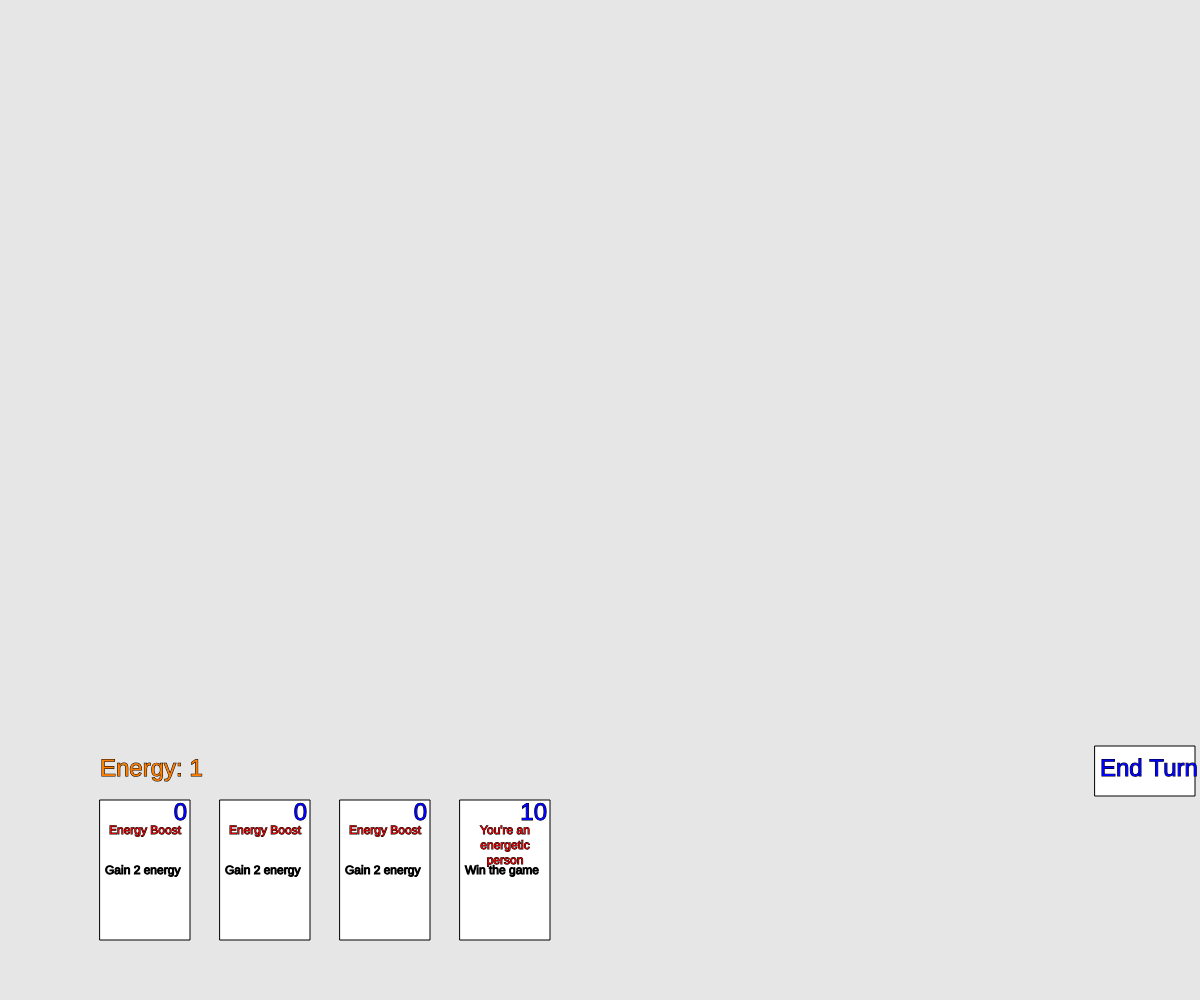
Frame 1 (no input)
Frame 60 (no input): identical to frame 1, image omitted
Frame 120 (the mouse pressed at the canvas centre since frame 60): identical to frame 1, image omitted

The p5.js sketch that drew this single still picture (run headless with seeded random() and noise() and a simulated clock; from frame 60 on, the mouse is pressed at the canvas centre):

// p5.js sketch
// ── sketch.js
let hand;
let drawPile;
let discardPile;
let selectedCard;

let ID_COUNTER = 0;
let CARD_DRAW_NUMBER = 4;
let MAX_HAND_SIZE = 8;
let CARD_WIDTH = 90;
let CARD_HEIGHT = 140;

let GAME_STATE = {
  energy: 1,
  win: false,
};

let NEXT_TURN = {
  extraEnergy: 0,
  extraCardDraw: 0,
};

let EVERY_TURN = {
  extraEnergy: 0,
  extraCardDraw: 0,
  extraMaxHandSize: 0,
};

function setup() {
  createCanvas(windowWidth, windowHeight);
  background(0);
  hand = new Hand();
  drawPile = new DrawPile();
  discardPile = new DiscardPile();
  drawPile.addCard(new Card(CARD_DATA[1]));
  drawPile.addCard(new Card(CARD_DATA[1]));
  drawPile.addCard(new Card(CARD_DATA[1]));
  drawPile.addCard(new Card(CARD_DATA[2]));
  drawPile.addCard(new Card(CARD_DATA[3]));
  drawPile.addCard(new Card(CARD_DATA[1]));
  drawPile.addCard(new Card(CARD_DATA[1]));
  drawPile.addCard(new Card(CARD_DATA[1]));
  hand.drawNewHand(drawPile, discardPile);
  hand.resetHand();
}

function draw() {
  background(230);
  hand.show();
  updateUI();
  checkWin();
}

function checkWin() {
  if (GAME_STATE.win) {
    console.log('winning');
    fill(255, 0, 0);
    textAlign(CENTER);
    text('You win!', windowWidth / 2, windowHeight / 2);
    textAlign(LEFT);
  }
}

function updateUI() {
  // ENERGY
  fill(255, 125, 0);
  textSize(24);
  text(
    'Energy: ' + GAME_STATE.energy,
    windowWidth / 12,
    windowHeight - CARD_HEIGHT * 1.6
  );
  // NEXT TURN
  fill(255);
  rect(
    windowWidth - windowWidth / 12 - 5,
    windowHeight - CARD_HEIGHT * 1.6 - 30,
    100,
    50
  );
  textSize(24);
  fill(0, 0, 255);
  text(
    'End Turn',
    windowWidth - windowWidth / 12,
    windowHeight - CARD_HEIGHT * 1.6
  );
}

class Card {
  constructor(data) {
    this.x;
    this.y;
    this.selected = false;
    this.id = ID_COUNTER;
    ID_COUNTER++;
    this.data = data;
  }

  show() {
    fill(255);
    if (this.selected) {
      stroke(255, 0, 0);
    } else {
      stroke(0);
    }
    rect(this.x, this.y, CARD_WIDTH, CARD_HEIGHT);
    // TITLE
    fill(255, 0, 0);
    textSize(12);
    textAlign(CENTER);
    text(this.data.title, this.x, this.y + 25, CARD_WIDTH, CARD_HEIGHT - 50);
    // DESCRIPTION
    textAlign(LEFT);
    fill(0);
    textSize(12);
    text(
      this.data.description,
      this.x + 5,
      this.y + 65,
      CARD_WIDTH - 10,
      CARD_HEIGHT - 50
    );
    // COST
    textAlign(RIGHT);
    fill(0, 0, 255);
    textSize(24);
    text(this.data.cost, this.x + CARD_WIDTH - 3, this.y + 20);
    textAlign(LEFT);
  }
  move(x, y) {
    this.x = x;
    this.y = y;
  }
  playCard() {
    let canPlayResult = this.data.canPlay(this, null, GAME_STATE);

    if (canPlayResult.canPlay === true) {
      this.data.play(this, null, GAME_STATE);
    } else {
      console.log(canPlayResult.message);
      hand.resetHand();
    }
  }
  discardCard() {
    discardPile.addCard(this);
    hand.removeCard(this.id);
  }
}

class Hand {
  constructor() {
    this.cards = [];
  }

  addCard(card) {
    this.cards.push(card);
  }
  removeCard(id) {
    this.cards = this.cards.filter(card => card.id !== id);
  }
  resetHand() {
    let placement = 0;
    this.cards.forEach(card => {
      card.move(width / 12 + (placement * width) / 10, height - 200);
      placement++;
      console.log('Card placed', card.x, card.y, card.data.title);
    });
  }
  show() {
    this.cards.forEach(card => {
      card.show();
    });
  }
  discardHand(discardPile) {
    console.log('Discarding hand');
    this.cards.forEach(card => {
      discardPile.addCard(card);
    });
    this.cards = [];
  }
  drawNewHand(drawPile, discardPile) {
    let drawnCards = 0;
    while (
      drawnCards < CARD_DRAW_NUMBER + NEXT_TURN.extraCardDraw &&
      this.cards.length < MAX_HAND_SIZE
    ) {
      let card = drawPile.cards.pop();
      if (card) {
        this.addCard(card);
        drawnCards++;
      } else {
        if (discardPile.cards.length > 0) {
          discardPile.shuffleAndMoveToDrawPile(drawPile);
        } else {
          break;
        }
      }
    }
    console.log('New hand drawn', this.cards);
  }
}

class DiscardPile {
  constructor() {
    this.cards = [];
  }
  addCard(card) {
    this.cards.push(card);
  }
  removeCard(id) {
    this.cards = this.cards.filter(card => card.id !== id);
  }
  shuffleAndMoveToDrawPile(drawPile) {
    this.cards = this.cards.sort(() => Math.random() - 0.5);
    drawPile.cards = drawPile.cards.concat(this.cards);
    console.log('Discard pile shuffled and moved to draw pile', drawPile.cards);
    this.cards = [];
  }
}

class DrawPile {
  constructor() {
    this.cards = [];
  }
  addCard(card) {
    this.cards.push(card);
  }
  removeCard(id) {
    this.cards = this.cards.filter(card => card.id !== id);
  }
  shuffle() {
    this.cards = this.cards.sort(() => Math.random() - 0.5);
  }
}

function mousePressed() {
  hand.cards.forEach(card => {
    if (
      mouseX > card.x &&
      mouseX < card.x + CARD_WIDTH &&
      mouseY > card.y &&
      mouseY < card.y + CARD_HEIGHT
    ) {
      selectedCard = card;
      selectedCard.selected = true;
    }
  });
  if (
    mouseX > windowWidth - windowWidth / 12 - 5 &&
    mouseX < windowWidth - windowWidth / 12 - 5 + 100 &&
    mouseY > windowHeight - CARD_HEIGHT * 1.6 - 30 &&
    mouseY < windowHeight - CARD_HEIGHT * 1.6 - 30 + 50
  ) {
    console.log('End turn');
    newTurn();
  }
}

function mouseReleased() {
  if (selectedCard) {
    selectedCard.selected = false;
    if (selectedCard.y < height - 300) {
      selectedCard.playCard();
    } else {
      hand.resetHand();
    }
    selectedCard = null;
  }
}

function mouseDragged() {
  xDistance = mouseX - pmouseX;
  yDistance = mouseY - pmouseY;
  if (selectedCard) {
    selectedCard.move(selectedCard.x + xDistance, selectedCard.y + yDistance);
  }
  pmouseX = mouseX;
  pmouseY = mouseY;
}

function keyPressed() {
  if (keyCode === 32) {
    console.log('key pressed', keyCode);
    newTurn();
  }
}

function newTurn() {
  GAME_STATE.energy = 3;
  GAME_STATE.energy += NEXT_TURN.extraEnergy;
  NEXT_TURN.extraEnergy = 0;
  hand.discardHand(discardPile);
  hand.drawNewHand(drawPile, discardPile);
  hand.resetHand();
  NEXT_TURN.extraCardDraw = 0;
  console.log('New turn', GAME_STATE);
}

const CARD_DATA = {
  1: {
    title: 'Energy Boost',
    type: 'Spell',
    cost: 0,
    description: 'Gain 2 energy',
    canPlay: (source, target, gameState) => {
      return { canPlay: true };
    },
    play: (source, target, gameState) => {
      gameState.energy += 2;
      source.discardCard();
      hand.resetHand();
    },
  },
  2: {
    title: 'Magic',
    type: 'Spell',
    cost: 3,
    description: 'Start a new turn with 5 energy and 2 extra cards',
    canPlay: (source, target, gameState) => {
      if (gameState.energy >= 3) {
        return { canPlay: true }; // Condition met, no message needed
      } else {
        return { canPlay: false, message: 'Not enough energy' }; // Condition not met, include message
      }
    },
    play: (source, target, gameState) => {
      gameState.energy -= 3;
      NEXT_TURN.extraEnergy = 2;
      NEXT_TURN.extraCardDraw = 2;
      source.discardCard();
      newTurn();
    },
  },
  3: {
    title: "You're an energetic person",
    type: 'Spell',
    cost: 10,
    description: 'Win the game',
    canPlay: (source, target, gameState) => {
      if (gameState.energy >= 10) {
        return { canPlay: true }; // Condition met, no message needed
      } else {
        return { canPlay: false, message: 'Not enough energy' }; // Condition not met, include message
      }
    },
    play: (source, target, gameState) => {
      gameState.energy -= 10;
      gameState.win = true;
      source.discardCard();
      hand.resetHand();
    },
  },
};

// ── style.css
* {
  box-sizing: border-box;
  font-family: "Roboto", sans-serif;
}

html,
body {
  padding: 0;
  margin: 0;
  overflow: hidden;
}

body {
  margin: 0;
  display: flex;
  justify-content: center;
  align-items: center;
}
